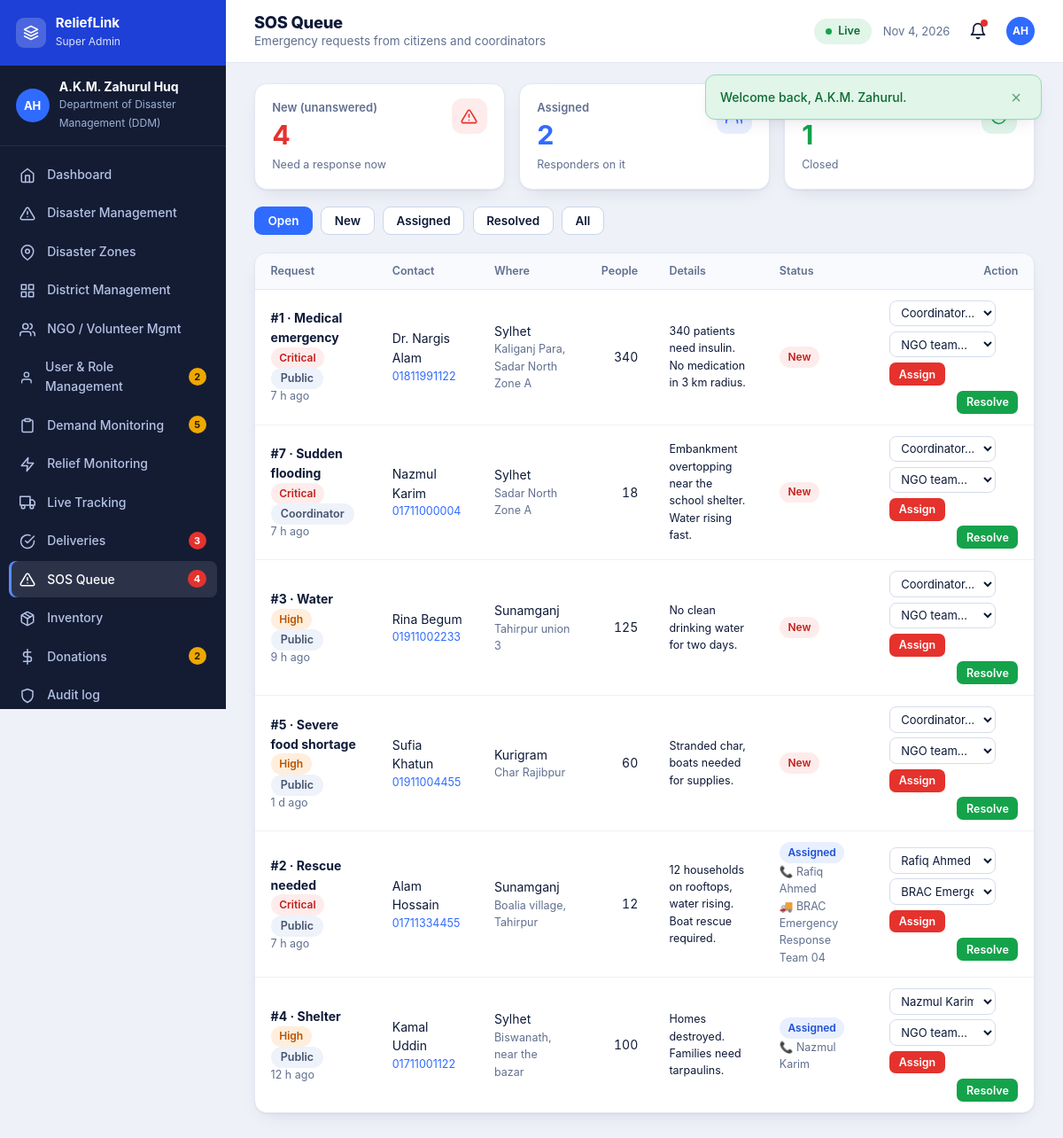
/dashboard/sos.php (signed in), run on the app's committed database.
### tables this page shows
CREATE TABLE users (
  id INT AUTO_INCREMENT PRIMARY KEY, first_name VARCHAR(60) NOT NULL, last_name VARCHAR(60) NOT NULL,
  email VARCHAR(150) NOT NULL UNIQUE, phone VARCHAR(15) NOT NULL UNIQUE, password_hash VARCHAR(255) NOT NULL,
  role ENUM('super_admin','district_admin','ngo','coordinator','audit') NOT NULL,
  district_id INT NULL, zone_id INT NULL, organization VARCHAR(150) NULL,
  status ENUM('pending','active','suspended') NOT NULL DEFAULT 'pending',
  settings TEXT NULL, last_login DATETIME NULL, created_at DATETIME NOT NULL DEFAULT CURRENT_TIMESTAMP,
  FOREIGN KEY (district_id) REFERENCES districts(id) ON DELETE SET NULL, INDEX (role, status)
);

CREATE TABLE sos_requests (
  id INT AUTO_INCREMENT PRIMARY KEY, name VARCHAR(100) NOT NULL, phone VARCHAR(15) NOT NULL, district_id INT NOT NULL, location VARCHAR(200) NOT NULL,
  people_count INT NOT NULL DEFAULT 1, need_type ENUM('rescue','medical','food','water','shelter','fire','flooding','other') NOT NULL, description TEXT NULL,
  source ENUM('public','coordinator') NOT NULL DEFAULT 'public', severity ENUM('critical','high','medium') NOT NULL DEFAULT 'high',
  lat DECIMAL(8,5) NULL, lng DECIMAL(8,5) NULL, reported_by INT NULL, client_uid VARCHAR(40) NULL UNIQUE,
  status ENUM('new','assigned','resolved') NOT NULL DEFAULT 'new', assigned_to INT NULL, assigned_ngo_id INT NULL,
  created_at DATETIME NOT NULL DEFAULT CURRENT_TIMESTAMP, resolved_at DATETIME NULL,
  FOREIGN KEY (district_id) REFERENCES districts(id), INDEX (status, district_id)
);

CREATE TABLE districts (
  id INT AUTO_INCREMENT PRIMARY KEY, name VARCHAR(60) NOT NULL UNIQUE, division VARCHAR(40) NOT NULL,
  lat DECIMAL(8,5) NOT NULL, lng DECIMAL(8,5) NOT NULL, INDEX (division)
);

### dashboard/sos.php (the view, shortened to what the rows shown need)
<?php
require __DIR__ . '/../includes/bootstrap.php';
require __DIR__ . '/../includes/layout.php';
$u = require_role(['super_admin', 'district_admin', 'coordinator']);
$role = $u['role']; $admin = $role !== 'coordinator';
[$ds, $dp] = district_scope($u, 's.district_id');
$st = $_GET['status'] ?? 'open'; $w = $ds; $p = $dp;
if ($st === 'open') $w .= " AND s.status<>'resolved'"; elseif (in_array($st, ['new', 'assigned', 'resolved'], true)) { $w .= ' AND s.status=?'; $p[] = $st; } else $st = 'all';
$list = rows("SELECT s.*, di.name AS district, c.first_name cf, c.last_name cl, n.organization ngo FROM sos_requests s JOIN districts di ON di.id=s.district_id LEFT JOIN users c ON c.id=s.assigned_to LEFT JOIN users n ON n.id=s.assigned_ngo_id WHERE 1=1$w ORDER BY s.status='new' DESC, s.severity='critical' DESC, s.created_at DESC LIMIT 200", $p);
$coords = $admin ? rows("SELECT id, first_name, last_name, district_id FROM users WHERE role='coordinator' AND status='active' ORDER BY first_name") : [];
$ngos = $admin ? rows("SELECT id, organization FROM users WHERE role='ngo' AND status='active' ORDER BY organization") : [];
dash_head($role === 'coordinator' ? 'Emergency SOS' : ($role === 'super_admin' ? 'SOS Queue' : 'SOS Monitoring'), 'sos', $role === 'coordinator' ? 'Send an urgent alert, or respond to requests in your district' : 'Emergency requests from citizens and coordinators');
?>
<section class="panel"><table class="tbl"><thead><tr><th>Request</th><th>Contact</th><th>Where</th><th class="num">People</th><th>Details</th><th>Status</th><th style="text-align:right">Action</th></tr></thead><tbody>
<?php foreach ($list as $s): ?>
  <tr><td><b>#<?= (int)$s['id'] ?> · <?= e(SOS_TYPES[$s['need_type']] ?? ucfirst($s['need_type'])) ?></b><br><?= badge($s['severity']) ?> <span class="chip"><?= $s['source'] === 'coordinator' ? 'Coordinator' : 'Public' ?></span><small><?= ago($s['created_at']) ?></small></td>
    <td><?= e($s['name']) ?><small><a href="tel:<?= e($s['phone']) ?>"><?= e($s['phone']) ?></a></small></td><td><?= e($s['district']) ?><small><?= e($s['location']) ?></small></td><td class="num"><?= (int)$s['people_count'] ?></td>
    <td style="max-width:240px"><small style="color:var(--ink)"><?= e($s['description'] ?: '—') ?></small></td>
    <td><?= badge($s['status']) ?><?php if ($s['cf']): ?><small>📞 <?= e($s['cf'] . ' ' . $s['cl']) ?></small><?php endif; ?><?php if ($s['ngo']): ?><small>🚚 <?= e($s['ngo']) ?></small><?php endif; ?></td>
    <td><div class="actions" style="flex-wrap:wrap"><?php if ($s['status'] !== 'resolved'): ?>
      <?php if ($admin): ?><form method="post"><?= csrf_field() ?><input type="hidden" name="action" value="assign"><input type="hidden" name="id" value="<?= (int)$s['id'] ?>">
        <select name="coordinator_id" aria-label="Coordinator" style="max-width:120px"><option value="">Coordinator…</option><?php foreach ($coords as $co) if ((int)$co['district_id'] === (int)$s['district_id']): ?><option value="<?= (int)$co['id'] ?>" <?= (int)$s['assigned_to'] === (int)$co['id'] ? 'selected' : '' ?>><?= e($co['first_name'] . ' ' . $co['last_name']) ?></option><?php endif; ?></select>
        <select name="ngo_id" aria-label="NGO team" style="max-width:120px"><option value="">NGO team…</option><?php foreach ($ngos as $n): ?><option value="<?= (int)$n['id'] ?>" <?= (int)$s['assigned_ngo_id'] === (int)$n['id'] ? 'selected' : '' ?>><?= e($n['organization']) ?></option><?php endforeach; ?></select><button class="btn btn-red btn-xs">Assign</button></form><?php endif; ?>
      <?php if ($admin || (int)$s['assigned_to'] === (int)$u['id'] || (int)$s['reported_by'] === (int)$u['id']): ?><form method="post" data-confirm="Mark this SOS as resolved?"><button class="btn btn-green btn-xs">Resolve</button></form><?php endif; ?>
    <?php else: ?><small>Closed <?= ago($s['resolved_at']) ?></small><?php endif; ?></div></td></tr>
<?php endforeach; if (!$list) echo empty_row(7, 'No SOS requests in this view.'); ?></tbody></table></section>
<?php dash_foot();

### includes/layout.php (shortened to what the rows shown need)
<?php
function head(string $title, string $bodyClass = ''): void {
    $u = user(); $st = $u ? user_settings($u['settings'] ?? null) : [];
    echo '<!doctype html><html lang="en"><head><meta charset="utf-8"><meta name="viewport" content="width=1280">'
       . '<title>' . e($title) . ' · ' . e(APP_NAME) . '</title>'
       . '<link rel="icon">'
       . '<link rel="stylesheet" href="' . e(url('assets/css/style.css')) . '"></head>'
       . '<body class="' . e($bodyClass) . ($st && !empty($st['datasaver']) ? ' data-saver' : '') . '" data-base="' . e(base_path()) . '" data-csrf="' . e(csrf_token()) . '"'
       . ($u ? ' data-offline="' . (int)$st['offline'] . '" data-autosync="' . (int)$st['autosync'] . '" data-datasaver="' . (int)$st['datasaver'] . '" data-uid="' . (int)$u['id'] . '"' : '') . '>';
}
function icon(string $n): string {
    return '<svg viewBox="0 0 24 24" aria-hidden="true">' . ($p[$n] ?? $p['grid']) . '</svg>';
}
function district_scope(array $u, string $col): array {
    return in_array($u['role'], ['district_admin', 'coordinator'], true) && $u['district_id'] ? [" AND $col = ?", [(int)$u['district_id']]] : ['', []];
}
function dash_counts(array $u): array {
    $c = []; $r = $u['role'];
    [$dsd, $dpd] = district_scope($u, 'district_id');
    if (in_array($r, ['super_admin', 'district_admin'], true)) $c['demands'] = [(int)val("SELECT COUNT(*) FROM demands WHERE status='pending'$dsd", $dpd), 'amber'];
    if (in_array($r, ['super_admin', 'district_admin'], true)) $c['sos'] = (int)val("SELECT COUNT(*) FROM sos_requests WHERE status='new'$dsd", $dpd);
    if (in_array($r, ['super_admin', 'audit'], true)) { $c['deliveries'] = (int)val("SELECT COUNT(*) FROM deliveries WHERE status='pending'"); $c['donations'] = [(int)val("SELECT COUNT(*) FROM donations WHERE status='pending'"), 'amber']; }
    if ($r === 'super_admin') $c['users'] = [(int)val("SELECT COUNT(*) FROM users WHERE status='pending'"), 'amber'];
    $c['notifications'] = (int)val('SELECT COUNT(*) FROM notifications WHERE user_id=? AND is_read=0', [(int)$u['id']]);
    return $c;
}
function dash_head(string $title, string $active, string $sub = ''): void {
    $u = user();
    head($title, 'dash-page role-' . ($u['role'] ?? ''));
    $counts = dash_counts($u);
    $ini = mb_substr($u['first_name'], 0, 1) . mb_substr($u['last_name'], 0, 1);
    echo '<div class="dash"><aside class="side"><div class="side-head"><span class="mark">' . icon('layers') . '</span><div><b>ReliefLink</b><small>' . e(ROLES[$u['role']][0]) . '</small></div></div>'
       . '<div class="who"><span class="av">' . e($ini) . '</span><div><b>' . e($u['first_name'] . ' ' . $u['last_name']) . '</b><small>' . e($u['organization'] ?: ($u['district_name'] ?: 'National')) . '</small></div></div><nav aria-label="Dashboard">';
    echo '</nav><div class="side-foot"><a href="' . e(url('')) . '">' . icon('external') . 'Public Site</a><a href="' . e(url('logout.php')) . '">' . icon('logout') . 'Sign Out</a></div></aside>'
       . '<div class="main"><header class="top"><div><h1>' . e($title) . '</h1>' . ($sub ? '<p>' . e($sub) . '</p>' : '') . '</div>'
       . '<div class="top-r"><span class="net-pill" data-net><i></i><span>Live</span></span><span class="date-pill">' . date('M j, Y') . '</span><a class="bell" href="' . e(url('dashboard/notifications.php')) . '" title="Notifications" aria-label="Notifications">' . icon('bell') . (($counts['notifications'] ?? 0) ? '<em></em>' : '') . '</a><span class="av sm">' . e($ini) . '</span></div></header><main class="content">';
}
function dash_foot(): void {
    echo '</main></div></div><script src="' . e(url('assets/js/map.js')) . '"></script><script src="' . e(url('assets/js/charts.js')) . '"></script><script src="' . e(url('assets/js/main.js')) . '"></script></body></html>';
}

### includes/bootstrap.php (shortened to what the rows shown need)
<?php
function base_path(): string {
    static $b = null;
    if ($b !== null) return $b;
    $root = str_replace('\\', '/', (string)realpath(__DIR__ . '/..'));
    $doc  = str_replace('\\', '/', (string)realpath($_SERVER['DOCUMENT_ROOT'] ?? ''));
    if ($doc !== '' && strpos($root, $doc) === 0) return $b = rtrim(substr($root, strlen($doc)), '/');
    $dir = str_replace('\\', '/', dirname($_SERVER['SCRIPT_NAME'] ?? ''));
    $dir = preg_replace('#/(dashboard|api)$#', '', $dir);
    return $b = rtrim($dir === '/' ? '' : $dir, '/');
}
function url(string $path = ''): string { return base_path() . '/' . ltrim($path, '/'); }
function e($v): string { return htmlspecialchars((string)$v, ENT_QUOTES | ENT_SUBSTITUTE, 'UTF-8'); }
function ago(?string $dt): string {
    $s = max(0, time() - strtotime($dt));
    if ($s < 86400) return floor($s / 3600) . ' h ago';
    if ($s < 86400 * 30) return floor($s / 86400) . ' d ago';
    return date('j M Y', strtotime($dt));
}
function badge(string $status): string {
    static $map = [
        'critical' => 'red', 'high' => 'orange', 'medium' => 'amber', 'low' => 'green',
        'active' => 'red', 'monitoring' => 'amber', 'resolved' => 'green',
        'pending' => 'amber', 'confirmed' => 'green', 'verified' => 'green', 'rejected' => 'red',
        'new' => 'red', 'assigned' => 'blue', 'planned' => 'gray', 'in_transit' => 'blue',
        'completed' => 'green', 'cancelled' => 'gray', 'suspended' => 'red',
    ];
    return '<span class="badge b-' . ($map[$status] ?? 'gray') . '">' . e(ucfirst(str_replace('_', ' ', $status))) . '</span>';
}
function db(): PDO {
    static $pdo = null;
    if ($pdo) return $pdo;
    try {
        $pdo = new PDO('mysql:host=' . DB_HOST . ';dbname=' . DB_NAME . ';charset=utf8mb4', DB_USER, DB_PASS, [
            PDO::ATTR_ERRMODE => PDO::ERRMODE_EXCEPTION,
            PDO::ATTR_DEFAULT_FETCH_MODE => PDO::FETCH_ASSOC,
            PDO::ATTR_EMULATE_PREPARES => false,
        ]);
        $pdo->exec("SET time_zone = '+06:00'");
    } catch (PDOException $ex) {
        http_response_code(500);
        exit('<h1>Database connection failed</h1><p>Import <code>database/schema.sql</code> and check <code>config/config.php</code>.</p>');
    }
    return $pdo;
}
function q(string $sql, array $p = []): PDOStatement {
    $st = db()->prepare($sql);
    foreach (array_values($p) as $i => $v) {
        $st->bindValue($i + 1, $v, $v === null ? PDO::PARAM_NULL : (is_int($v) ? PDO::PARAM_INT : PDO::PARAM_STR));
    }
    $st->execute();
    return $st;
}
function rows(string $sql, array $p = []): array { return q($sql, $p)->fetchAll(); }
function row(string $sql, array $p = []): ?array { $r = q($sql, $p)->fetch(); return $r ?: null; }
function val(string $sql, array $p = []) { $r = q($sql, $p)->fetch(PDO::FETCH_NUM); return $r ? $r[0] : null; }
function csrf_token(): string {
    return $_SESSION['csrf'];
}
function user(): ?array {
    static $u = false;
    if ($u !== false) return $u;
    $u = null;
    if (!empty($_SESSION['uid'])) {
        $u = row('SELECT u.*, d.name AS district_name FROM users u LEFT JOIN districts d ON d.id=u.district_id WHERE u.id=?', [(int)$_SESSION['uid']]);
    }
    return $u;
}
function require_role(array $roles): array {
    $u = user();
    return $u;
}
function user_settings(?string $json): array {
    $d = ['alert_sos' => 1, 'alert_mission' => 1, 'alert_demand' => 1, 'alert_system' => 1, 'email' => 1, 'sms' => 1, 'offline' => 1, 'autosync' => 1, 'datasaver' => 0];
    $j = $json ? json_decode($json, true) : null;
    return is_array($j) ? array_merge($d, array_map('intval', $j)) : $d;
}

### data on the page
users: role "Super Admin", ini "AH", first_name+last_name "A.K.M. Zahurul Huq", organization "Department of Disaster Management (DDM)"
sos_requests: id "1", need_type "Medical emergency", severity "Critical New", source "Public", created_at "7 h ago", name "Dr. Nargis Alam", phone "01811991122", district.name "Sylhet", location "Kaliganj Para, Sadar North Zone A", people_count "340", description "340 patients need insulin. No medication in 3 km radius."
sos_requests: id "7", need_type "Sudden flooding", severity "Critical New", source "Coordinator", created_at "7 h ago", name "Nazmul Karim", phone "01711000004", district.name "Sylhet", location "Sadar North Zone A", people_count "18", description "Embankment overtopping near the school shelter. Water rising fast."
sos_requests: id "3", need_type "Water", severity "High New", source "Public", created_at "9 h ago", name "Rina Begum", phone "01911002233", district.name "Sunamganj", location "Tahirpur union 3", people_count "125", description "No clean drinking water for two days."
sos_requests: id "5", need_type "Severe food shortage", severity "High New", source "Public", created_at "1 d ago", name "Sufia Khatun", phone "01911004455", district.name "Kurigram", location "Char Rajibpur", people_count "60", description "Stranded char, boats needed for supplies."
sos_requests: id "2", need_type "Rescue needed", severity "Critical Assigned", source "Public", created_at "7 h ago", name "Alam Hossain", phone "01711334455", district.name "Sunamganj", location "Boalia village, Tahirpur", people_count "12", description "12 households on rooftops, water rising. Boat rescue required.", users.first_name+last_name "Rafiq Ahmed", users.organization "BRAC Emergency Response Team 04", coordinator_id "Rafiq Ahmed", ngo_id "BRAC Emergency Response Team 04"
sos_requests: id "4", need_type "Shelter", severity "High Assigned", source "Public", created_at "12 h ago", name "Kamal Uddin", phone "01711001122", district.name "Sylhet", location "Biswanath, near the bazar", people_count "100", description "Homes destroyed. Families need tarpaulins.", users.first_name+last_name "Nazmul Karim", coordinator_id "Nazmul Karim"

### other printed values
$m "Welcome back, A.K.M. Zahurul."
$label "Dashboard"
$label "Disaster Management"
$label "Disaster Zones"
$label "District Management"
$label "NGO / Volunteer Mgmt"
$label "User & Role Management"
$n "2"
$label "Demand Monitoring"
$n "5"
$label "Relief Monitoring"
$label "Live Tracking"
$label "Deliveries"
$n "3"
$label "SOS Queue"
